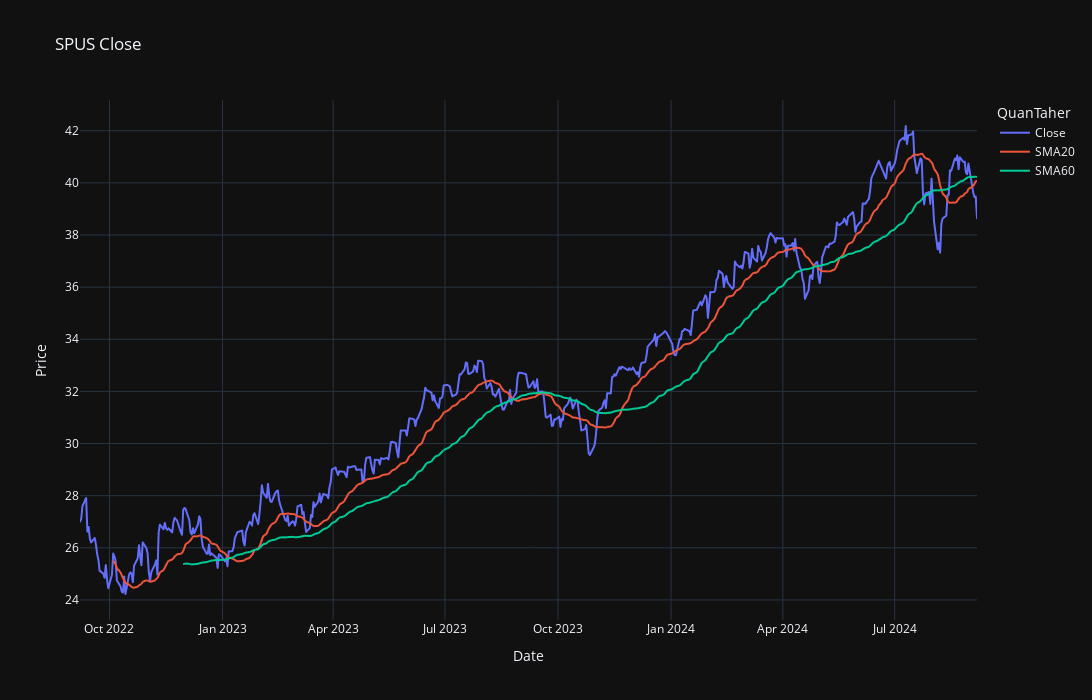

Write notebook code for a chart like this one.
### Code cell
fig = px.line(stocks, x='Date', y=["Close","SMA20","SMA60"], title="SPUS Close", template="plotly_dark", height=700, width=1100,color="variable",
           labels={
                     "variable": "QuanTaher",
                   "value":"Price"
                            
                 })


fig.show()

### Figure 1 — Plotly figure (JSON) as saved in the notebook; plotly's stock layout.template omitted (floating-point values rounded to 4 significant figures; data arrays with more than 128 entries replaced by an {"elided": "..."} marker saying what was removed)
{"data": [{"hovertemplate": "QuanTaher=Close<br>Date=%{x}<br>Price=%{y}<extra></extra>", "legendgroup": "Close", "line": {"color": "#636efa", "dash": "solid"}, "marker": {"symbol": "circle"}, "mode": "lines", "name": "Close", "showlegend": true, "type": "scattergl", "x": {"elided": "503 str values"}, "xaxis": "x", "y": {"elided": "503 float values"}, "yaxis": "y"}, {"hovertemplate": "QuanTaher=SMA20<br>Date=%{x}<br>Price=%{y}<extra></extra>", "legendgroup": "SMA20", "line": {"color": "#EF553B", "dash": "solid"}, "marker": {"symbol": "circle"}, "mode": "lines", "name": "SMA20", "showlegend": true, "type": "scattergl", "x": {"elided": "503 str values"}, "xaxis": "x", "y": {"elided": "503 float values"}, "yaxis": "y"}, {"hovertemplate": "QuanTaher=SMA60<br>Date=%{x}<br>Price=%{y}<extra></extra>", "legendgroup": "SMA60", "line": {"color": "#00cc96", "dash": "solid"}, "marker": {"symbol": "circle"}, "mode": "lines", "name": "SMA60", "showlegend": true, "type": "scattergl", "x": {"elided": "503 str values"}, "xaxis": "x", "y": {"elided": "503 float values"}, "yaxis": "y"}], "layout": {"height": 700, "legend": {"title": {"text": "QuanTaher"}, "tracegroupgap": 0}, "title": {"text": "SPUS Close"}, "width": 1100, "xaxis": {"anchor": "y", "autorange": true, "domain": [0, 1], "range": ["2022-09-07", "2024-09-06"], "title": {"text": "Date"}, "type": "date"}, "yaxis": {"anchor": "x", "autorange": true, "domain": [0, 1], "range": [23.23, 43.18], "title": {"text": "Price"}, "type": "linear"}}}
